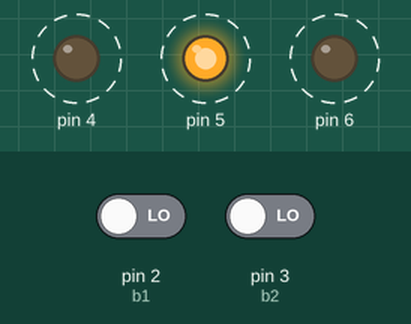
This sketch was run on a simulated Arduino Uno, built with avr-gcc and run on an emulated ATmega328P. Shown: output pins drawn as LEDs (lit = HIGH). Dashed ring = blinking. Inputs (shaded band) come from the test bench; at power-on: pin 2 (b1) LOW, pin 3 (b2) LOW.

Above: at 3.8 s.
3.9 s: pin 2 (b1) driven HIGH
At 5.3 s:
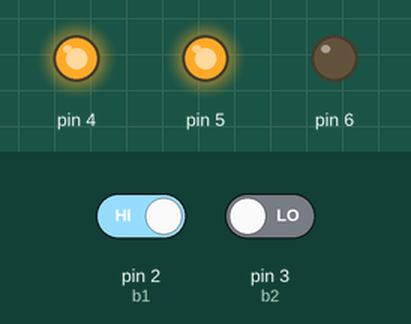
6.0 s: pin 3 (b2) driven HIGH
At 6.4 s:
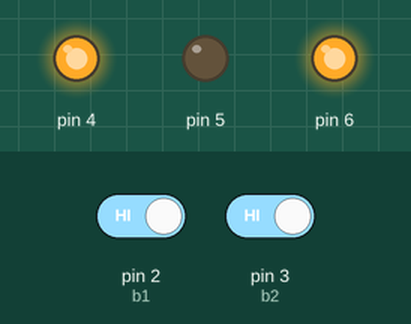
8.1 s: pin 2 (b1) driven LOW
At 9.2 s:
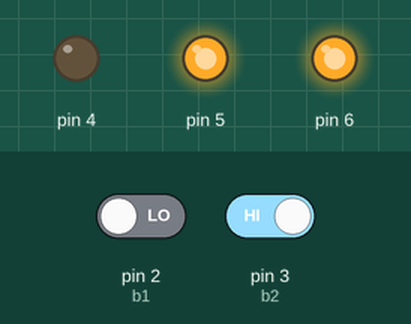
10.2 s: pin 3 (b2) driven LOW
At 10.6 s:
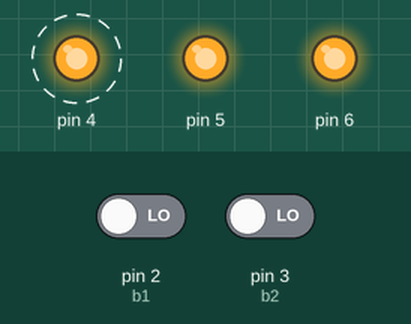
Timing chart, 0 to 14.7 s (numbered marks = the images above; inputs shaded):
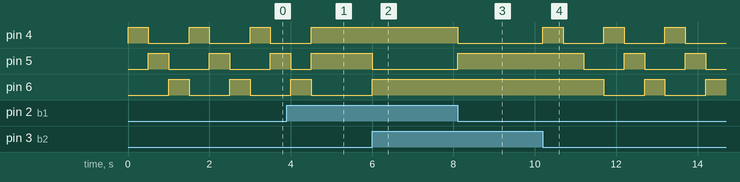

Measured:
- after the input at 3.9 s, pin 4: goes on until 4.5 s, then stays HIGH; pin 6: goes on until 4.5 s, then stays LOW
- after the input at 6.0 s, pin 5: HIGH → LOW at once; pin 6: LOW → HIGH at once
- after the input at 8.1 s, pin 4: HIGH → LOW at once; pin 5: LOW → HIGH at once
- after the input at 10.2 s, pin 4: alternates HIGH for 0.50 s and LOW for 1.0 s, starting at once; pin 5: alternates HIGH for 0.50 s and LOW for 1.0 s, starting after 1.0 s; pin 6: alternates HIGH for 0.50 s and LOW for 1.0 s, starting after 1.5 s
- by itself, pin 4–6: alternates HIGH for 0.50 s and LOW for 1.0 s

The sketch:

Control_de_LED_RGB.ino
```cpp
/*
Fundación Kinal
Centro Educativo Técnico Labral Kinal
Electrónica
Grado: Quinto
Sección: A
Curso: Taller de Electrónica Digital y Reparación de Computadoras I
Nombre: Luis Andres Muniz Godoy
Carné: 2019127
*/
#define in(pin) pinMode (pin, INPUT)
#define out(pin) pinMode (pin, OUTPUT)
#define on(pin) digitalWrite (pin, HIGH)
#define off(pin) digitalWrite (pin, LOW)
#define b1 2
#define b2 3
#define r 4
#define v 5
#define a 6

void setup() {
  in (b1);
  in (b2);
  out (a);
  out (v);
  out (r);
}

void loop() {
  int bt1;
  bt1 = digitalRead (b1);
  int bt2;
  bt2 = digitalRead (b2);


if (bt1 == HIGH && bt2 == LOW) {
    off(a);
    on(r);
    on (v);
    }
if (bt2 == HIGH && bt1 == LOW) {
    on(a);
    on (v);
    off(r);
    }
if (bt1 == HIGH && bt2 == HIGH){
  off(v);
  on(a);
  on (r);

}
if (bt1 == LOW && bt2 == LOW){
  on(r);
  delay (500);
  off(r); on(v);
  delay (500);
  off(v); on(a);
  delay (500);
  off(a);
}
}
```
